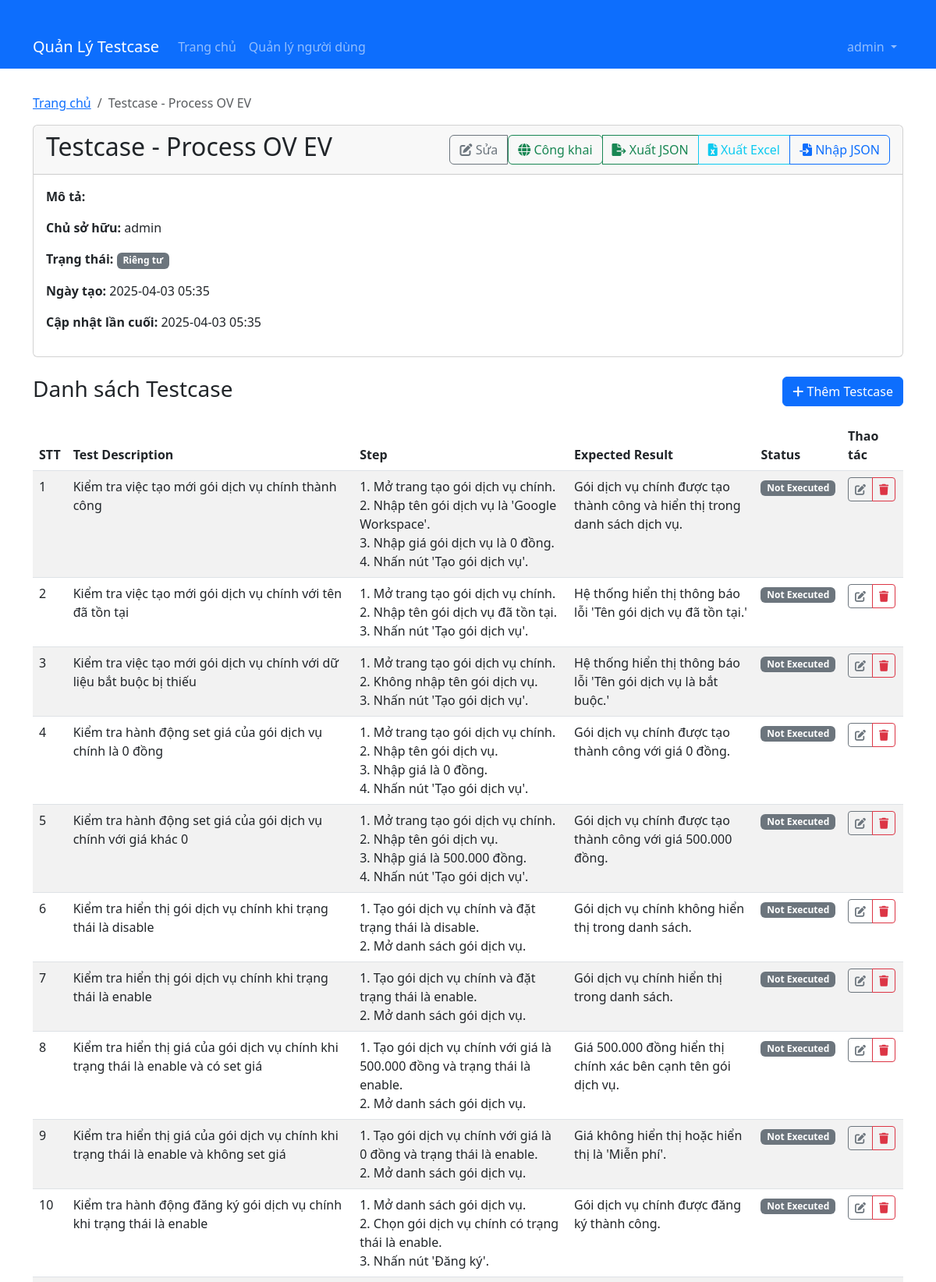
Page /testcase-set/1 (signed in, upper part) on the committed database.
### models/user.py (models this page shows, shortened)
class User(db.Model):
    id = db.Column(db.Integer, primary_key=True)
    username = db.Column(db.String(64), unique=True, nullable=False)
    email = db.Column(db.String(120), unique=True, nullable=False)
    password_hash = db.Column(db.String(128))
    is_admin = db.Column(db.Boolean, default=False)
    created_at = db.Column(db.DateTime, default=datetime.utcnow)
    testcase_sets = db.relationship('TestCaseSet', backref='user', lazy=True)

### models/testcase_set.py (models this page shows, shortened)
class TestCaseSet(db.Model):
    id = db.Column(db.Integer, primary_key=True)
    name = db.Column(db.String(100), nullable=False)
    description = db.Column(db.String(255))
    created_at = db.Column(db.DateTime, default=datetime.utcnow)
    updated_at = db.Column(db.DateTime, default=datetime.utcnow, onupdate=datetime.utcnow)
    test_cases = db.relationship('TestCase', backref='test_case_set', lazy=True, cascade="all, delete-orphan")
    user_id = db.Column(db.Integer, db.ForeignKey('user.id'))
    is_public = db.Column(db.Boolean, default=False)  # Testcase có công khai không

### models/testcase.py (models this page shows, shortened)
class TestCase(db.Model):
    id = db.Column(db.Integer, primary_key=True)
    test_case_set_id = db.Column(db.Integer, db.ForeignKey('test_case_set.id'), nullable=False)
    number = db.Column(db.Integer, nullable=False)  # Đảm bảo thuộc tính này tồn tại
    description = db.Column(db.Text, nullable=False)
    step = db.Column(db.Text)
    expected_result = db.Column(db.Text)
    status = db.Column(db.String(20), default='Not Executed')
    created_at = db.Column(db.DateTime, default=datetime.utcnow)
    updated_at = db.Column(db.DateTime, default=datetime.utcnow, onupdate=datetime.utcnow)

### routes/testcase_set.py (the view)
@testcase_set_bp.route('/<int:id>')
@login_required
def detail(id):
    testcase_set = TestCaseSet.query.get_or_404(id)
    if not testcase_set.is_public and testcase_set.user_id != session.get('user_id') and not session.get('is_admin'):
        flash('Bạn không có quyền xem bộ test case này', 'danger')
        return redirect(url_for('testcase_set.index'))
    testcases = TestCase.query.filter_by(test_case_set_id=id).all()
    return render_template('testcase_set_detail.html', testcase_set=testcase_set, testcases=testcases)

### app.py (called while the page is built)
@app.template_filter('nl2br')
def nl2br(value):
    if value:
        return value.replace('\n', '<br>')
    return ''

@app.context_processor
def inject_session():
    from flask import session
    return dict(session=session)

### routes/auth.py (called while the page is built)
def login_required(f):
    @wraps(f)
    def decorated_function(*args, **kwargs):
        if 'user_id' not in session:
            flash('Vui lòng đăng nhập để tiếp tục', 'warning')
            return redirect(url_for('auth.login', next=request.url))
        return f(*args, **kwargs)
    return decorated_function

### templates/testcase_set_detail.html (shortened to what this page needs)
{% extends 'base.html' %}
{% block content %}
<nav aria-label="breadcrumb">
    <ol class="breadcrumb">
        <li class="breadcrumb-item"><a href="{{ url_for('dashboard') }}">Trang chủ</a></li>
        <li class="breadcrumb-item active">{{ testcase_set.name }}</li>
    </ol>
</nav>
<div class="card mb-4">
    <div class="card-header">
        <div class="d-flex justify-content-between align-items-center">
            <h2>{{ testcase_set.name }}</h2>
            <div class="btn-group" role="group">
                {% if session.is_admin or testcase_set.user_id == session.user_id %}
                <a href="{{ url_for('testcase_set.edit', id=testcase_set.id) }}" class="btn btn-outline-secondary">
                    <i class="fas fa-edit"></i> Sửa
                </a>
                <form action="{{ url_for('testcase_set.toggle_public', id=testcase_set.id) }}" method="post" class="d-inline">
                    <button type="submit" class="btn btn-outline-{% if testcase_set.is_public %}warning{% else %}success{% endif %}">
                        <i class="fas fa-{% if testcase_set.is_public %}lock{% else %}globe{% endif %}"></i>
                        {% if testcase_set.is_public %}Đặt riêng tư{% else %}Công khai{% endif %}
                    </button>
                </form>
                {% endif %}
                <a href="{{ url_for('testcase_set.export', id=testcase_set.id) }}" class="btn btn-outline-success">
                    <i class="fas fa-file-export"></i> Xuất JSON
                </a>
                <a href="{{ url_for('testcase_set.export_excel', id=testcase_set.id) }}" class="btn btn-outline-info">
                    <i class="fas fa-file-excel"></i> Xuất Excel
                </a>
                {% if session.is_admin or testcase_set.user_id == session.user_id %}
                <button type="button" class="btn btn-outline-primary" data-bs-toggle="modal" data-bs-target="#importModal">
                    <i class="fas fa-file-import"></i> Nhập JSON
                </button>
                {% endif %}
            </div>
        </div>
    </div>
    <div class="card-body">
        <p><strong>Mô tả:</strong> {{ testcase_set.description }}</p>
        <p><strong>Chủ sở hữu:</strong> {{ testcase_set.user.username if testcase_set.user else 'N/A' }}</p>
        <p>
            <strong>Trạng thái:</strong>
            <span class="badge {% if testcase_set.is_public %}bg-success{% else %}bg-secondary{% endif %}">
                {% if testcase_set.is_public %}Công khai{% else %}Riêng tư{% endif %}
            </span>
        </p>
        <p><strong>Ngày tạo:</strong> {{ testcase_set.created_at.strftime('%Y-%m-%d %H:%M') }}</p>
        <p><strong>Cập nhật lần cuối:</strong> {{ testcase_set.updated_at.strftime('%Y-%m-%d %H:%M') }}</p>
    </div>
</div>
<div class="d-flex justify-content-between align-items-center mb-3">
    <h3>Danh sách Testcase</h3>
    {% if session.is_admin or testcase_set.user_id == session.user_id %}
    <a href="{{ url_for('testcase.create', testcase_set_id=testcase_set.id) }}" class="btn btn-primary">
        <i class="fas fa-plus"></i> Thêm Testcase
    </a>
    {% endif %}
</div>
{% if testcase_set.test_cases %}
    <div class="table-responsive">
        <table class="table table-striped table-hover">
            <thead>
                <tr>
                    <th>STT</th>
                    <th>Test Description</th>
                    <th>Step</th>
                    <th>Expected Result</th>
                    <th>Status</th>
                    {% if session.is_admin or testcase_set.user_id == session.user_id %}
                    <th>Thao tác</th>
                    {% endif %}
                </tr>
            </thead>
            <tbody>
                {% for testcase in testcase_set.test_cases|sort(attribute='number') %}
                <tr>
                    <td>{{ testcase.number }}</td>
                    <td>{{ testcase.description }}</td>
                    <td>{{ testcase.step|nl2br|safe }}</td>
                    <td>{{ testcase.expected_result }}</td>
                    <td>
                        <span class="badge {% if testcase.status == 'Passed' %}bg-success{% elif testcase.status == 'Failed' %}bg-danger{% else %}bg-secondary{% endif %}">
                            {{ testcase.status }}
                        </span>
                    </td>
                    {% if session.is_admin or testcase_set.user_id == session.user_id %}
                    <td>
                        <div class="btn-group" role="group">
                            <a href="{{ url_for('testcase.edit', id=testcase.id) }}" class="btn btn-sm btn-outline-secondary">
                                <i class="fas fa-edit"></i>
                            </a>
                            <button type="button" class="btn btn-sm btn-outline-danger" data-bs-toggle="modal" data-bs-target="#deleteTestCaseModal{{ testcase.id }}">
                                <i class="fas fa-trash"></i>
                            </button>
                        </div>
                    </td>
                    {% endif %}
                </tr>
                {% endfor %}
            </tbody>
        </table>
    </div>
{% else %}
    <div class="alert alert-info">
        Chưa có testcase nào trong bộ này. Thêm testcase mới hoặc nhập từ file JSON.
    </div>
{% endif %}
{% endblock %}

### templates/base.html (shortened to what this page needs)
<!DOCTYPE html>
<html lang="vi">
<head>
    <link href="https://cdn.jsdelivr.net/npm/bootstrap@5.3.0-alpha1/dist/css/bootstrap.min.css" rel="stylesheet">
    <link rel="stylesheet" href="https://cdnjs.cloudflare.com/ajax/libs/font-awesome/6.0.0-beta3/css/all.min.css">
</head>
<body>
    <nav class="navbar navbar-expand-lg navbar-dark bg-primary">
        <div class="container">
            <a class="navbar-brand" href="{{ url_for('dashboard') }}">Quản Lý Testcase</a>
            <div class="collapse navbar-collapse" id="navbarNav">
                <ul class="navbar-nav">
                    {% if session.user_id %}
                    <li class="nav-item">
                        <a class="nav-link" href="{{ url_for('dashboard') }}">Trang chủ</a>
                    </li>
                    {% if session.is_admin %}
                    <li class="nav-item">
                        <a class="nav-link" href="{{ url_for('auth.user_list') }}">Quản lý người dùng</a>
                    </li>
                    {% endif %}
                    {% endif %}
                </ul>
                <ul class="navbar-nav ms-auto">
                    {% if session.user_id %}
                    <li class="nav-item dropdown">
                        <a class="nav-link dropdown-toggle" href="#" id="navbarDropdown" role="button" data-bs-toggle="dropdown" aria-expanded="false">
                            {{ session.username }}
                        </a>
                    </li>
                    {% endif %}
                </ul>
            </div>
        </div>
    </nav>
    <div class="container">
        {% block content %}{% endblock %}
    </div>
</body>
</html>

### templates/base.html (style rules this page uses)
.container { margin-top: 2rem; }
.badge.bg-secondary { background-color: #6c757d !important; }

### rows in the picture
User: username "admin", user "admin"
TestCaseSet: name "Testcase - Process OV EV", created_at "2025-04-03 05:35", updated_at "2025-04-03 05:35"
TestCase: number "1", description "Kiểm tra việc tạo mới gói dịch vụ chính thành công", step "1. Mở trang tạo gói dịch vụ chính. 2. Nhập tên gói dịch vụ là 'Google Workspace'. 3. Nhập giá gói dịch vụ là 0 đồng. 4. Nhấn nút 'Tạo gói dịch vụ'.", expected_result "Gói dịch vụ chính được tạo thành công và hiển thị trong danh sách dịch vụ.", status "Not Executed"
TestCase: number "2", description "Kiểm tra việc tạo mới gói dịch vụ chính với tên đã tồn tại", step "1. Mở trang tạo gói dịch vụ chính. 2. Nhập tên gói dịch vụ đã tồn tại. 3. Nhấn nút 'Tạo gói dịch vụ'.", expected_result "Hệ thống hiển thị thông báo lỗi 'Tên gói dịch vụ đã tồn tại.'", status "Not Executed"
TestCase: number "3", description "Kiểm tra việc tạo mới gói dịch vụ chính với dữ liệu bắt buộc bị thiếu", step "1. Mở trang tạo gói dịch vụ chính. 2. Không nhập tên gói dịch vụ. 3. Nhấn nút 'Tạo gói dịch vụ'.", expected_result "Hệ thống hiển thị thông báo lỗi 'Tên gói dịch vụ là bắt buộc.'", status "Not Executed"
TestCase: number "4", description "Kiểm tra hành động set giá của gói dịch vụ chính là 0 đồng", step "1. Mở trang tạo gói dịch vụ chính. 2. Nhập tên gói dịch vụ. 3. Nhập giá là 0 đồng. 4. Nhấn nút 'Tạo gói dịch vụ'.", expected_result "Gói dịch vụ chính được tạo thành công với giá 0 đồng.", status "Not Executed"
TestCase: number "5", description "Kiểm tra hành động set giá của gói dịch vụ chính với giá khác 0", step "1. Mở trang tạo gói dịch vụ chính. 2. Nhập tên gói dịch vụ. 3. Nhập giá là 500.000 đồng. 4. Nhấn nút 'Tạo gói dịch vụ'.", expected_result "Gói dịch vụ chính được tạo thành công với giá 500.000 đồng.", status "Not Executed"
TestCase: number "6", description "Kiểm tra hiển thị gói dịch vụ chính khi trạng thái là disable", step "1. Tạo gói dịch vụ chính và đặt trạng thái là disable. 2. Mở danh sách gói dịch vụ.", expected_result "Gói dịch vụ chính không hiển thị trong danh sách.", status "Not Executed"
TestCase: number "7", description "Kiểm tra hiển thị gói dịch vụ chính khi trạng thái là enable", step "1. Tạo gói dịch vụ chính và đặt trạng thái là enable. 2. Mở danh sách gói dịch vụ.", expected_result "Gói dịch vụ chính hiển thị trong danh sách.", status "Not Executed"
TestCase: number "8", description "Kiểm tra hiển thị giá của gói dịch vụ chính khi trạng thái là enable và có set giá", step "1. Tạo gói dịch vụ chính với giá là 500.000 đồng và trạng thái là enable. 2. Mở danh sách gói dịch vụ.", expected_result "Giá 500.000 đồng hiển thị chính xác bên cạnh tên gói dịch vụ.", status "Not Executed"
TestCase: number "9", description "Kiểm tra hiển thị giá của gói dịch vụ chính khi trạng thái là enable và không set giá", step "1. Tạo gói dịch vụ chính với giá là 0 đồng và trạng thái là enable. 2. Mở danh sách gói dịch vụ.", expected_result "Giá không hiển thị hoặc hiển thị là 'Miễn phí'.", status "Not Executed"
TestCase: number "10", description "Kiểm tra hành động đăng ký gói dịch vụ chính khi trạng thái là enable", step "1. Mở danh sách gói dịch vụ. 2. Chọn gói dịch vụ chính có trạng thái là enable. 3. Nhấn nút 'Đăng ký'.", expected_result "Gói dịch vụ chính được đăng ký thành công.", status "Not Executed"
